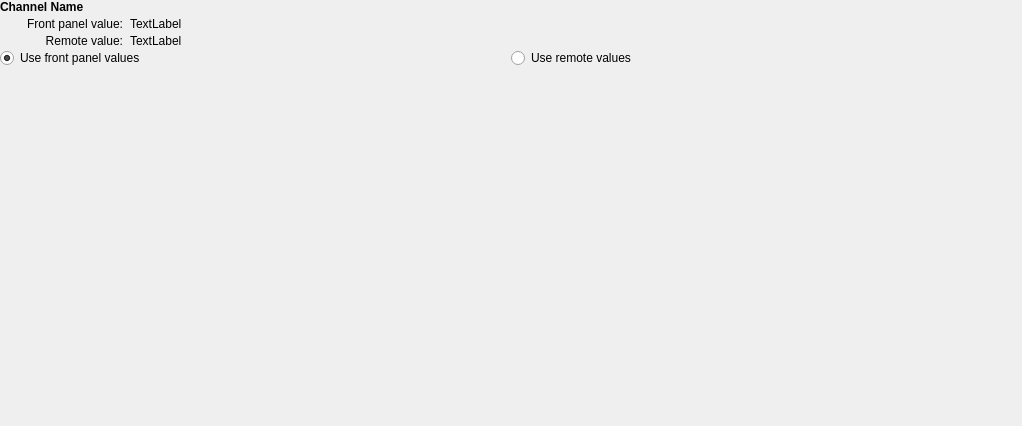
<?xml version="1.0" encoding="UTF-8"?>
<ui version="4.0">
 <class>Form</class>
 <widget class="QWidget" name="Form">
  <property name="geometry">
   <rect>
    <x>0</x>
    <y>0</y>
    <width>1022</width>
    <height>426</height>
   </rect>
  </property>
  <property name="sizePolicy">
   <sizepolicy hsizetype="Preferred" vsizetype="Minimum">
    <horstretch>0</horstretch>
    <verstretch>0</verstretch>
   </sizepolicy>
  </property>
  <property name="windowTitle">
   <string>Form</string>
  </property>
  <layout class="QVBoxLayout" name="verticalLayout">
   <property name="spacing">
    <number>0</number>
   </property>
   <property name="margin">
    <number>0</number>
   </property>
   <item>
    <widget class="QLabel" name="channel_label">
     <property name="sizePolicy">
      <sizepolicy hsizetype="Preferred" vsizetype="Minimum">
       <horstretch>0</horstretch>
       <verstretch>0</verstretch>
      </sizepolicy>
     </property>
     <property name="text">
      <string>&lt;b&gt;Channel Name&lt;/b&gt;</string>
     </property>
    </widget>
   </item>
   <item>
    <layout class="QGridLayout" name="gridLayout">
     <property name="horizontalSpacing">
      <number>7</number>
     </property>
     <property name="verticalSpacing">
      <number>0</number>
     </property>
     <item row="1" column="0">
      <widget class="QLabel" name="remote_label">
       <property name="text">
        <string>Remote value:</string>
       </property>
       <property name="alignment">
        <set>Qt::AlignRight|Qt::AlignTrailing|Qt::AlignVCenter</set>
       </property>
      </widget>
     </item>
     <item row="0" column="2">
      <spacer name="horizontalSpacer">
       <property name="orientation">
        <enum>Qt::Horizontal</enum>
       </property>
       <property name="sizeHint" stdset="0">
        <size>
         <width>40</width>
         <height>20</height>
        </size>
       </property>
      </spacer>
     </item>
     <item row="0" column="1">
      <widget class="QLabel" name="front_value">
       <property name="text">
        <string>TextLabel</string>
       </property>
      </widget>
     </item>
     <item row="1" column="1">
      <widget class="QLabel" name="remote_value">
       <property name="text">
        <string>TextLabel</string>
       </property>
      </widget>
     </item>
     <item row="0" column="0">
      <widget class="QLabel" name="front_label">
       <property name="text">
        <string>        Front panel value:</string>
       </property>
       <property name="alignment">
        <set>Qt::AlignRight|Qt::AlignTrailing|Qt::AlignVCenter</set>
       </property>
      </widget>
     </item>
    </layout>
   </item>
   <item>
    <layout class="QHBoxLayout" name="horizontalLayout">
     <property name="spacing">
      <number>0</number>
     </property>
     <item>
      <widget class="QRadioButton" name="use_front_panel_values">
       <property name="text">
        <string>Use front panel values</string>
       </property>
       <property name="checked">
        <bool>true</bool>
       </property>
      </widget>
     </item>
     <item>
      <widget class="QRadioButton" name="use_remote_values">
       <property name="text">
        <string>Use remote values</string>
       </property>
      </widget>
     </item>
    </layout>
   </item>
   <item>
    <spacer name="verticalSpacer">
     <property name="orientation">
      <enum>Qt::Vertical</enum>
     </property>
     <property name="sizeHint" stdset="0">
      <size>
       <width>20</width>
       <height>1</height>
      </size>
     </property>
    </spacer>
   </item>
  </layout>
 </widget>
 <resources/>
 <connections/>
</ui>
